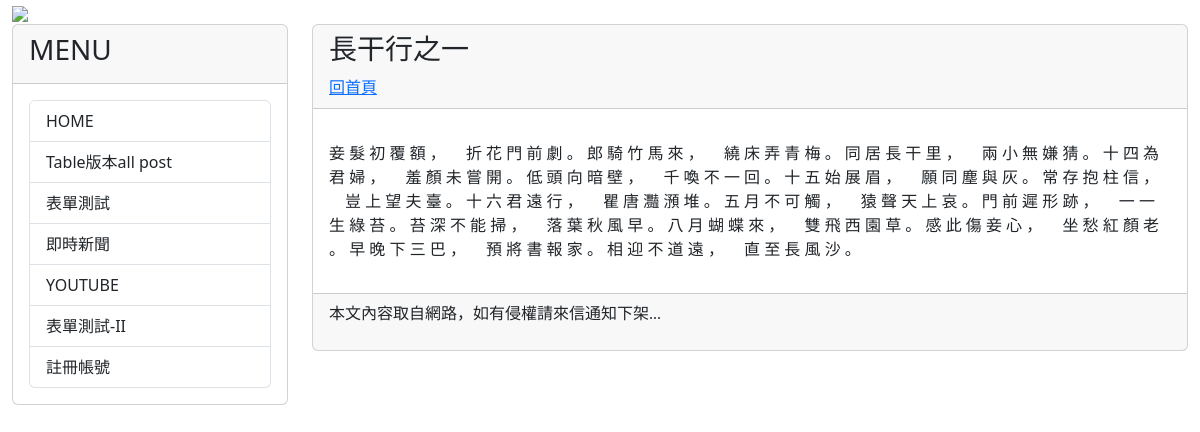
The app's page /post/poem-1/ with its own data.
### mysite/models.py (models this page shows, shortened)
class Post(models.Model):
    title=models.CharField(max_length=200) #標題
    slug=models.CharField(max_length=200) #網址
    body=models.TextField() #內容
    category=models.TextField(null=True) #分類
    pub_date=models.DateTimeField(auto_now_add=True)
    class Meta:
        ordering=('-pub_date', ) #-反向排序

### mysite/views.py (the view)
# urls.py: path('post/<slug:slug>/', mv.showpost, name="showpost"),
def showpost(request, slug):
    post = Post.objects.get(slug=slug)
    return render(request, 'post.html', locals())

### mytest/templatetags/markdown_extras.py (called while the page is built)
@register.filter
def convert_markdown(text):
    return markdown.markdown(text)

### mysite/templates/post.html (shortened to what this page needs)
{% extends "base2.html" %}
{% load markdown_extras %}
{% block headmessage %}
<h3 style="font-family:微軟正黑體;">{{ post.title }}</h3>
<a style="font-family:微軟正黑體;" href='/'>回首頁</a>
{% endblock headmessage%}
{% block content %}
<p style="font-family:微軟正黑體;font-size:12pt;letter-spacing:2pt;">
    {{ post.body | convert_markdown | safe }}</a>
</p>
{% endblock content %}

### records on screen
Post: title "長干行之一", body|convert_markdown "妾 髮 初 覆 額 ， 折 花 門 前 劇 。 郎 騎 竹 馬 來 ， 繞 床 弄 青 梅 。 同 居 長 干 里 ， 兩 小 無 嫌 猜 。 十 四 為 君 婦 ， 羞 顏 未 嘗 開 。 低 頭 向 暗 壁 ， 千 喚 不 一 回 。 十 五 始 展 眉 ， 願 同 塵 與 灰 。 常 存 抱 柱 信 ， 豈 上 望 夫 臺 。 十 六 君 遠 行 ， 瞿 唐 灩 澦 堆 。 五 月 不 可 觸 ， 猿 聲 天 上 哀 。 門 前 遲 形 跡 ， 一 一 生 綠 苔 。 苔 深 不 能 掃 ， 落 葉 秋 風 早 。 八 月 蝴 蝶 來 ， 雙 飛 西 園 草 。 感 此 傷 妾 心 ， 坐 愁 紅 顏 老 。 早 晚 下 三 巴 ， 預 將 書 報 家 。 相 迎 不 道 遠 ， 直 至 長 風 沙 。"
